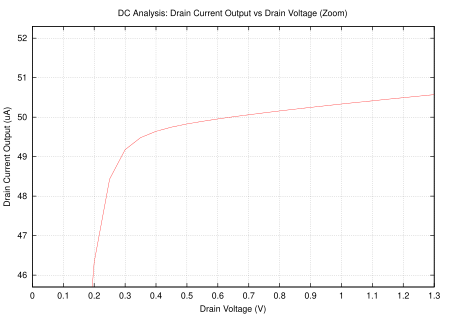

Write the gnuplot code that produced this figure.
set terminal X11 noenhanced
set title "DC Analysis: Drain Current Output vs Drain Voltage (Zoom)"
set xlabel "Drain Voltage (V)"
set ylabel "Drain Current Output (uA)"
set grid
unset logscale x 
set xrange [0.000000e+00:1.300000e+00]
unset logscale y 
set yrange [4.570000e+01:5.230000e+01]
#set xtics 1
#set x2tics 1
#set ytics 1
#set y2tics 1
set format y "%g"
set format x "%g"
plot 'simple_mos_current_mirror_nmos_simulation_dc_analysis_zoom.data' using 1:2 with lines lw 1 title "(v2#branch*-1e+06)"
set terminal push
set terminal postscript eps color noenhanced
set out 'simple_mos_current_mirror_nmos_simulation_dc_analysis_zoom.eps'
replot
set term pop
replot
